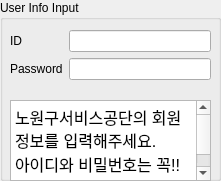
  <widget class="QGroupBox" name="groupBox_2">
   <property name="geometry">
    <rect>
     <x>10</x>
     <y>50</y>
     <width>221</width>
     <height>181</height>
    </rect>
   </property>
   <property name="title">
    <string>User Info Input</string>
   </property>
   <widget class="QTextBrowser" name="textBrowser">
    <property name="geometry">
     <rect>
      <x>10</x>
      <y>100</y>
      <width>201</width>
      <height>81</height>
     </rect>
    </property>
    <property name="html">
     <string>&lt;!DOCTYPE HTML PUBLIC &quot;-//W3C//DTD HTML 4.0//EN&quot; &quot;http://www.w3.org/TR/REC-html40/strict.dtd&quot;&gt;
&lt;html&gt;&lt;head&gt;&lt;meta name=&quot;qrichtext&quot; content=&quot;1&quot; /&gt;&lt;style type=&quot;text/css&quot;&gt;
p, li { white-space: pre-wrap; }
&lt;/style&gt;&lt;/head&gt;&lt;body style=&quot; font-family:'.AppleSystemUIFont'; font-size:13pt; font-weight:400; font-style:normal;&quot;&gt;
&lt;p style=&quot; margin-top:0px; margin-bottom:0px; margin-left:0px; margin-right:0px; -qt-block-indent:0; text-indent:0px;&quot;&gt;&lt;span style=&quot; font-size:12pt;&quot;&gt;노원구서비스공단의 회원 정보를 입력해주세요.&lt;/span&gt;&lt;/p&gt;
&lt;p style=&quot; margin-top:0px; margin-bottom:0px; margin-left:0px; margin-right:0px; -qt-block-indent:0; text-indent:0px;&quot;&gt;&lt;span style=&quot; font-size:12pt;&quot;&gt;아이디와 비밀번호는 꼭!!&lt;/span&gt;&lt;/p&gt;
&lt;p style=&quot; margin-top:0px; margin-bottom:0px; margin-left:0px; margin-right:0px; -qt-block-indent:0; text-indent:0px;&quot;&gt;&lt;span style=&quot; font-size:12pt;&quot;&gt;정확히 입력해주세요!!&lt;/span&gt;&lt;/p&gt;&lt;/body&gt;&lt;/html&gt;</string>
    </property>
   </widget>
   <widget class="QWidget" name="formLayoutWidget">
    <property name="geometry">
     <rect>
      <x>10</x>
      <y>30</y>
      <width>201</width>
      <height>71</height>
     </rect>
    </property>
    <layout class="QFormLayout" name="formLayout">
     <item row="0" column="0">
      <widget class="QLabel" name="iDLabel">
       <property name="text">
        <string>ID</string>
       </property>
      </widget>
     </item>
     <item row="0" column="1">
      <widget class="QLineEdit" name="userIdInputBox"/>
     </item>
     <item row="1" column="0">
      <widget class="QLabel" name="passwordLabel">
       <property name="text">
        <string>Password</string>
       </property>
      </widget>
     </item>
     <item row="1" column="1">
      <widget class="QLineEdit" name="userPwInputBox"/>
     </item>
    </layout>
   </widget>
  </widget>
